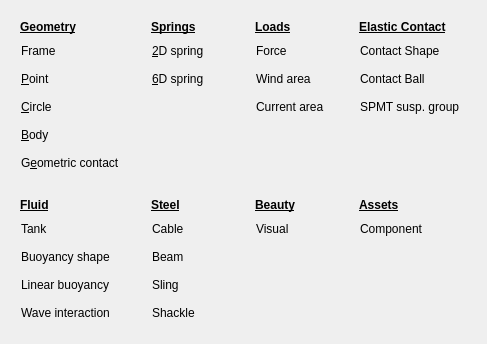
<?xml version="1.0" encoding="UTF-8"?>
<ui version="4.0">
 <class>MenuNodes</class>
 <widget class="QWidget" name="MenuNodes">
  <property name="geometry">
   <rect>
    <x>0</x>
    <y>0</y>
    <width>446</width>
    <height>266</height>
   </rect>
  </property>
  <property name="windowTitle">
   <string>Form</string>
  </property>
  <layout class="QGridLayout" name="gridLayout">
   <item row="0" column="4">
    <widget class="QWidget" name="widget_2" native="true">
     <property name="styleSheet">
      <string>text-align:left</string>
     </property>
     <layout class="QVBoxLayout" name="verticalLayout_2">
      <item>
       <widget class="QLabel" name="label_2">
        <property name="font">
         <font>
          <weight>75</weight>
          <bold>true</bold>
          <underline>true</underline>
         </font>
        </property>
        <property name="styleSheet">
         <string>text-align:left</string>
        </property>
        <property name="text">
         <string>Loads</string>
        </property>
       </widget>
      </item>
      <item>
       <widget class="QPushButton" name="pbForce">
        <property name="styleSheet">
         <string>text-align:left</string>
        </property>
        <property name="text">
         <string>Force</string>
        </property>
        <property name="icon">
         <iconset resource="resources.qrc">
          <normaloff>:/icons/force.png</normaloff>:/icons/force.png</iconset>
        </property>
        <property name="flat">
         <bool>true</bool>
        </property>
       </widget>
      </item>
      <item>
       <widget class="QPushButton" name="pbWindArea">
        <property name="styleSheet">
         <string notr="true">text-align:left</string>
        </property>
        <property name="text">
         <string>Wind area</string>
        </property>
        <property name="icon">
         <iconset resource="resources.qrc">
          <normaloff>:/icons/wind.png</normaloff>:/icons/wind.png</iconset>
        </property>
        <property name="flat">
         <bool>true</bool>
        </property>
       </widget>
      </item>
      <item>
       <widget class="QPushButton" name="pbCurrentArea">
        <property name="styleSheet">
         <string notr="true">text-align:left</string>
        </property>
        <property name="text">
         <string>Current area</string>
        </property>
        <property name="icon">
         <iconset resource="resources.qrc">
          <normaloff>:/icons/current.png</normaloff>:/icons/current.png</iconset>
        </property>
        <property name="flat">
         <bool>true</bool>
        </property>
       </widget>
      </item>
      <item>
       <spacer name="verticalSpacer_3">
        <property name="orientation">
         <enum>Qt::Vertical</enum>
        </property>
        <property name="sizeHint" stdset="0">
         <size>
          <width>20</width>
          <height>40</height>
         </size>
        </property>
       </spacer>
      </item>
     </layout>
    </widget>
   </item>
   <item row="0" column="0">
    <widget class="QWidget" name="widget" native="true">
     <property name="styleSheet">
      <string>text-align:left</string>
     </property>
     <layout class="QVBoxLayout" name="verticalLayout">
      <item>
       <widget class="QLabel" name="label">
        <property name="font">
         <font>
          <weight>75</weight>
          <bold>true</bold>
          <underline>true</underline>
         </font>
        </property>
        <property name="styleSheet">
         <string>text-align:left</string>
        </property>
        <property name="text">
         <string>Geometry</string>
        </property>
       </widget>
      </item>
      <item>
       <widget class="QPushButton" name="pbAxis">
        <property name="styleSheet">
         <string>text-align:left</string>
        </property>
        <property name="text">
         <string>Frame</string>
        </property>
        <property name="icon">
         <iconset resource="resources.qrc">
          <normaloff>:/icons/axis_blue.png</normaloff>:/icons/axis_blue.png</iconset>
        </property>
        <property name="default">
         <bool>true</bool>
        </property>
        <property name="flat">
         <bool>true</bool>
        </property>
       </widget>
      </item>
      <item>
       <widget class="QPushButton" name="pbPoint">
        <property name="styleSheet">
         <string>text-align:left</string>
        </property>
        <property name="text">
         <string>&amp;Point</string>
        </property>
        <property name="icon">
         <iconset resource="resources.qrc">
          <normaloff>:/icons/point_blue.png</normaloff>:/icons/point_blue.png</iconset>
        </property>
        <property name="flat">
         <bool>true</bool>
        </property>
       </widget>
      </item>
      <item>
       <widget class="QPushButton" name="pbCircle">
        <property name="styleSheet">
         <string>text-align:left</string>
        </property>
        <property name="text">
         <string>&amp;Circle</string>
        </property>
        <property name="icon">
         <iconset resource="resources.qrc">
          <normaloff>:/icons/circle_blue.png</normaloff>:/icons/circle_blue.png</iconset>
        </property>
        <property name="flat">
         <bool>true</bool>
        </property>
       </widget>
      </item>
      <item>
       <widget class="QPushButton" name="pbBody">
        <property name="styleSheet">
         <string>text-align:left</string>
        </property>
        <property name="text">
         <string>&amp;Body</string>
        </property>
        <property name="icon">
         <iconset resource="resources.qrc">
          <normaloff>:/icons/cube.png</normaloff>:/icons/cube.png</iconset>
        </property>
        <property name="flat">
         <bool>true</bool>
        </property>
       </widget>
      </item>
      <item>
       <widget class="QPushButton" name="pbGeometricContact">
        <property name="styleSheet">
         <string>text-align:left</string>
        </property>
        <property name="text">
         <string>G&amp;eometric contact</string>
        </property>
        <property name="icon">
         <iconset resource="resources.qrc">
          <normaloff>:/icons/pin_hole.png</normaloff>:/icons/pin_hole.png</iconset>
        </property>
        <property name="flat">
         <bool>true</bool>
        </property>
       </widget>
      </item>
      <item>
       <spacer name="verticalSpacer">
        <property name="orientation">
         <enum>Qt::Vertical</enum>
        </property>
        <property name="sizeHint" stdset="0">
         <size>
          <width>20</width>
          <height>40</height>
         </size>
        </property>
       </spacer>
      </item>
     </layout>
    </widget>
   </item>
   <item row="0" column="6">
    <widget class="QWidget" name="widget_5" native="true">
     <property name="styleSheet">
      <string>text-align:left</string>
     </property>
     <layout class="QVBoxLayout" name="verticalLayout_5">
      <item>
       <widget class="QLabel" name="label_5">
        <property name="font">
         <font>
          <weight>75</weight>
          <bold>true</bold>
          <underline>true</underline>
         </font>
        </property>
        <property name="styleSheet">
         <string>text-align:left</string>
        </property>
        <property name="text">
         <string>Elastic Contact</string>
        </property>
       </widget>
      </item>
      <item>
       <widget class="QPushButton" name="pbContactShape">
        <property name="styleSheet">
         <string notr="true">text-align:left</string>
        </property>
        <property name="text">
         <string>Contact Shape</string>
        </property>
        <property name="icon">
         <iconset resource="resources.qrc">
          <normaloff>:/icons/trimesh.png</normaloff>:/icons/trimesh.png</iconset>
        </property>
        <property name="flat">
         <bool>true</bool>
        </property>
       </widget>
      </item>
      <item>
       <widget class="QPushButton" name="pbContactBall">
        <property name="styleSheet">
         <string>text-align:left</string>
        </property>
        <property name="text">
         <string>Contact Ball</string>
        </property>
        <property name="icon">
         <iconset resource="resources.qrc">
          <normaloff>:/icons/contactball.png</normaloff>:/icons/contactball.png</iconset>
        </property>
        <property name="flat">
         <bool>true</bool>
        </property>
       </widget>
      </item>
      <item>
       <widget class="QPushButton" name="pbSPMT">
        <property name="text">
         <string>SPMT susp. group</string>
        </property>
        <property name="icon">
         <iconset resource="resources.qrc">
          <normaloff>:/icons/spmt.png</normaloff>:/icons/spmt.png</iconset>
        </property>
        <property name="flat">
         <bool>true</bool>
        </property>
       </widget>
      </item>
      <item>
       <spacer name="verticalSpacer_4">
        <property name="orientation">
         <enum>Qt::Vertical</enum>
        </property>
        <property name="sizeHint" stdset="0">
         <size>
          <width>20</width>
          <height>40</height>
         </size>
        </property>
       </spacer>
      </item>
     </layout>
    </widget>
   </item>
   <item row="1" column="0">
    <widget class="QWidget" name="widget_4" native="true">
     <property name="styleSheet">
      <string>text-align:left</string>
     </property>
     <layout class="QVBoxLayout" name="verticalLayout_4">
      <item>
       <widget class="QLabel" name="label_4">
        <property name="font">
         <font>
          <weight>75</weight>
          <bold>true</bold>
          <underline>true</underline>
         </font>
        </property>
        <property name="styleSheet">
         <string>text-align:left</string>
        </property>
        <property name="text">
         <string>Fluid</string>
        </property>
       </widget>
      </item>
      <item>
       <widget class="QPushButton" name="pbTank">
        <property name="styleSheet">
         <string notr="true">text-align:left</string>
        </property>
        <property name="text">
         <string>Tank</string>
        </property>
        <property name="icon">
         <iconset resource="resources.qrc">
          <normaloff>:/icons/tank.png</normaloff>:/icons/tank.png</iconset>
        </property>
        <property name="flat">
         <bool>true</bool>
        </property>
       </widget>
      </item>
      <item>
       <widget class="QPushButton" name="pbBuoyancyShape">
        <property name="styleSheet">
         <string>text-align:left</string>
        </property>
        <property name="text">
         <string>Buoyancy shape</string>
        </property>
        <property name="icon">
         <iconset resource="resources.qrc">
          <normaloff>:/icons/buoy_mesh.png</normaloff>:/icons/buoy_mesh.png</iconset>
        </property>
        <property name="flat">
         <bool>true</bool>
        </property>
       </widget>
      </item>
      <item>
       <widget class="QPushButton" name="pbLinearBuoyancy">
        <property name="styleSheet">
         <string>text-align:left</string>
        </property>
        <property name="text">
         <string>Linear buoyancy</string>
        </property>
        <property name="icon">
         <iconset resource="resources.qrc">
          <normaloff>:/icons/linhyd.png</normaloff>:/icons/linhyd.png</iconset>
        </property>
        <property name="flat">
         <bool>true</bool>
        </property>
       </widget>
      </item>
      <item>
       <widget class="QPushButton" name="pbWaveInteraction">
        <property name="styleSheet">
         <string>text-align:left</string>
        </property>
        <property name="text">
         <string>Wave interaction</string>
        </property>
        <property name="icon">
         <iconset resource="resources.qrc">
          <normaloff>:/icons/waveinteraction.png</normaloff>:/icons/waveinteraction.png</iconset>
        </property>
        <property name="flat">
         <bool>true</bool>
        </property>
       </widget>
      </item>
      <item>
       <spacer name="verticalSpacer_6">
        <property name="orientation">
         <enum>Qt::Vertical</enum>
        </property>
        <property name="sizeHint" stdset="0">
         <size>
          <width>20</width>
          <height>40</height>
         </size>
        </property>
       </spacer>
      </item>
     </layout>
    </widget>
   </item>
   <item row="1" column="1">
    <widget class="QWidget" name="widget_3" native="true">
     <property name="styleSheet">
      <string>text-align:left</string>
     </property>
     <layout class="QVBoxLayout" name="verticalLayout_3">
      <item>
       <widget class="QLabel" name="label_3">
        <property name="font">
         <font>
          <weight>75</weight>
          <bold>true</bold>
          <underline>true</underline>
         </font>
        </property>
        <property name="styleSheet">
         <string>text-align:left</string>
        </property>
        <property name="text">
         <string>Steel</string>
        </property>
       </widget>
      </item>
      <item>
       <widget class="QPushButton" name="pbCable">
        <property name="styleSheet">
         <string>text-align:left</string>
        </property>
        <property name="text">
         <string>Cable</string>
        </property>
        <property name="icon">
         <iconset resource="resources.qrc">
          <normaloff>:/icons/cable.png</normaloff>:/icons/cable.png</iconset>
        </property>
        <property name="flat">
         <bool>true</bool>
        </property>
       </widget>
      </item>
      <item>
       <widget class="QPushButton" name="pbBeam">
        <property name="styleSheet">
         <string>text-align:left</string>
        </property>
        <property name="text">
         <string>Beam</string>
        </property>
        <property name="icon">
         <iconset resource="resources.qrc">
          <normaloff>:/icons/beam.png</normaloff>:/icons/beam.png</iconset>
        </property>
        <property name="flat">
         <bool>true</bool>
        </property>
       </widget>
      </item>
      <item>
       <widget class="QPushButton" name="pbSling">
        <property name="styleSheet">
         <string>text-align:left</string>
        </property>
        <property name="text">
         <string>Sling</string>
        </property>
        <property name="icon">
         <iconset resource="resources.qrc">
          <normaloff>:/icons/sling.png</normaloff>:/icons/sling.png</iconset>
        </property>
        <property name="flat">
         <bool>true</bool>
        </property>
       </widget>
      </item>
      <item>
       <widget class="QPushButton" name="pbShackle">
        <property name="styleSheet">
         <string>text-align:left</string>
        </property>
        <property name="text">
         <string>Shackle</string>
        </property>
        <property name="icon">
         <iconset resource="resources.qrc">
          <normaloff>:/icons/circle.png</normaloff>:/icons/circle.png</iconset>
        </property>
        <property name="flat">
         <bool>true</bool>
        </property>
       </widget>
      </item>
      <item>
       <spacer name="verticalSpacer_7">
        <property name="orientation">
         <enum>Qt::Vertical</enum>
        </property>
        <property name="sizeHint" stdset="0">
         <size>
          <width>20</width>
          <height>40</height>
         </size>
        </property>
       </spacer>
      </item>
     </layout>
    </widget>
   </item>
   <item row="0" column="1">
    <widget class="QWidget" name="widget_6" native="true">
     <property name="styleSheet">
      <string>text-align:left</string>
     </property>
     <layout class="QVBoxLayout" name="verticalLayout_6">
      <item>
       <widget class="QLabel" name="label_6">
        <property name="font">
         <font>
          <weight>75</weight>
          <bold>true</bold>
          <underline>true</underline>
         </font>
        </property>
        <property name="styleSheet">
         <string>text-align:left</string>
        </property>
        <property name="text">
         <string>Springs</string>
        </property>
       </widget>
      </item>
      <item>
       <widget class="QPushButton" name="pbSpring2D">
        <property name="styleSheet">
         <string notr="true">text-align:left</string>
        </property>
        <property name="text">
         <string>&amp;2D spring</string>
        </property>
        <property name="icon">
         <iconset resource="resources.qrc">
          <normaloff>:/icons/con2d.png</normaloff>:/icons/con2d.png</iconset>
        </property>
        <property name="flat">
         <bool>true</bool>
        </property>
       </widget>
      </item>
      <item>
       <widget class="QPushButton" name="pbSpring6D">
        <property name="styleSheet">
         <string>text-align:left</string>
        </property>
        <property name="text">
         <string>&amp;6D spring</string>
        </property>
        <property name="icon">
         <iconset resource="resources.qrc">
          <normaloff>:/icons/lincon6.png</normaloff>:/icons/lincon6.png</iconset>
        </property>
        <property name="flat">
         <bool>true</bool>
        </property>
       </widget>
      </item>
      <item>
       <spacer name="verticalSpacer_2">
        <property name="orientation">
         <enum>Qt::Vertical</enum>
        </property>
        <property name="sizeHint" stdset="0">
         <size>
          <width>20</width>
          <height>40</height>
         </size>
        </property>
       </spacer>
      </item>
     </layout>
    </widget>
   </item>
   <item row="1" column="6">
    <widget class="QWidget" name="widget_8" native="true">
     <layout class="QVBoxLayout" name="verticalLayout_8">
      <item>
       <widget class="QLabel" name="label_8">
        <property name="font">
         <font>
          <weight>75</weight>
          <bold>true</bold>
          <underline>true</underline>
         </font>
        </property>
        <property name="styleSheet">
         <string>text-align:left</string>
        </property>
        <property name="text">
         <string>Assets</string>
        </property>
       </widget>
      </item>
      <item>
       <widget class="QPushButton" name="pbComponent">
        <property name="styleSheet">
         <string>text-align:left</string>
        </property>
        <property name="text">
         <string>Component</string>
        </property>
        <property name="icon">
         <iconset resource="resources.qrc">
          <normaloff>:/icons/component.png</normaloff>:/icons/component.png</iconset>
        </property>
        <property name="flat">
         <bool>true</bool>
        </property>
       </widget>
      </item>
      <item>
       <spacer name="verticalSpacer_8">
        <property name="orientation">
         <enum>Qt::Vertical</enum>
        </property>
        <property name="sizeHint" stdset="0">
         <size>
          <width>20</width>
          <height>63</height>
         </size>
        </property>
       </spacer>
      </item>
     </layout>
    </widget>
   </item>
   <item row="1" column="4">
    <widget class="QWidget" name="widget_7" native="true">
     <property name="styleSheet">
      <string>text-align:left</string>
     </property>
     <layout class="QVBoxLayout" name="verticalLayout_7">
      <item>
       <widget class="QLabel" name="label_7">
        <property name="font">
         <font>
          <weight>75</weight>
          <bold>true</bold>
          <underline>true</underline>
         </font>
        </property>
        <property name="styleSheet">
         <string>text-align:left</string>
        </property>
        <property name="text">
         <string>Beauty</string>
        </property>
       </widget>
      </item>
      <item>
       <widget class="QPushButton" name="pbVisual">
        <property name="styleSheet">
         <string notr="true">text-align:left</string>
        </property>
        <property name="text">
         <string>Visual</string>
        </property>
        <property name="icon">
         <iconset resource="resources.qrc">
          <normaloff>:/icons/visual.png</normaloff>:/icons/visual.png</iconset>
        </property>
        <property name="flat">
         <bool>true</bool>
        </property>
       </widget>
      </item>
      <item>
       <spacer name="verticalSpacer_5">
        <property name="orientation">
         <enum>Qt::Vertical</enum>
        </property>
        <property name="sizeHint" stdset="0">
         <size>
          <width>20</width>
          <height>40</height>
         </size>
        </property>
       </spacer>
      </item>
     </layout>
    </widget>
   </item>
  </layout>
 </widget>
 <resources>
  <include location="resources.qrc"/>
 </resources>
 <connections/>
</ui>
